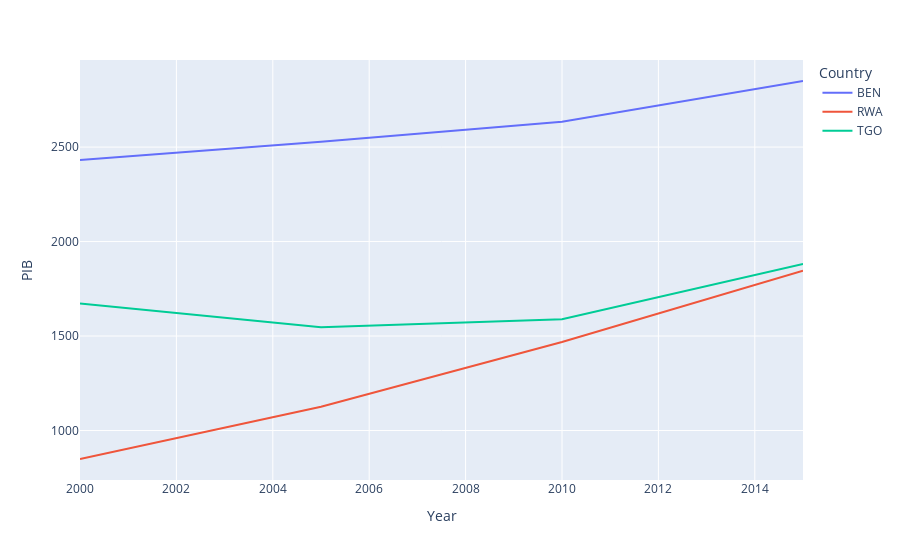

Source (notebook cell):
### Code cell
df8 = wb.data.DataFrame('NY.GDP.PCAP.PP.KD',
       list(countries),
       time=range(2000, 2016, 5), numericTimeKeys = True).T.reset_index()
px.line(df8, 
        x= 'index', 
        y= list(countries),
        labels=dict(index = 'Year',
                    value = 'PIB',
                    variable = 'Country')
        )

### Figure 1 — Plotly figure (JSON) as saved in the notebook; plotly's stock layout.template omitted (floating-point values rounded to 4 significant figures)
{"data": [{"hovertemplate": "Country=BEN<br>Year=%{x}<br>PIB=%{y}<extra></extra>", "legendgroup": "BEN", "line": {"color": "#636efa", "dash": "solid"}, "marker": {"symbol": "circle"}, "mode": "lines", "name": "BEN", "orientation": "v", "showlegend": true, "type": "scatter", "x": [2000, 2005, 2010, 2015], "xaxis": "x", "y": [2431.0, 2529.0, 2634.0, 2850.0], "yaxis": "y"}, {"hovertemplate": "Country=RWA<br>Year=%{x}<br>PIB=%{y}<extra></extra>", "legendgroup": "RWA", "line": {"color": "#EF553B", "dash": "solid"}, "marker": {"symbol": "circle"}, "mode": "lines", "name": "RWA", "orientation": "v", "showlegend": true, "type": "scatter", "x": [2000, 2005, 2010, 2015], "xaxis": "x", "y": [849.1, 1125.0, 1468.0, 1845.0], "yaxis": "y"}, {"hovertemplate": "Country=TGO<br>Year=%{x}<br>PIB=%{y}<extra></extra>", "legendgroup": "TGO", "line": {"color": "#00cc96", "dash": "solid"}, "marker": {"symbol": "circle"}, "mode": "lines", "name": "TGO", "orientation": "v", "showlegend": true, "type": "scatter", "x": [2000, 2005, 2010, 2015], "xaxis": "x", "y": [1672.0, 1546.0, 1588.0, 1882.0], "yaxis": "y"}], "layout": {"legend": {"title": {"text": "Country"}, "tracegroupgap": 0}, "margin": {"t": 60}, "xaxis": {"anchor": "y", "domain": [0, 1], "title": {"text": "Year"}}, "yaxis": {"anchor": "x", "domain": [0, 1], "title": {"text": "PIB"}}}}
